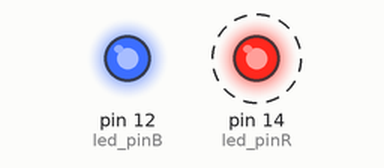
Simulated run of this sketch. Board: Arduino Uno, built with avr-gcc and run on an emulated ATmega328P. Parts: output pins drawn as LEDs (lit = HIGH). Dashed ring = blinking.

Above: at 0.17 s.
At 2.45 s:
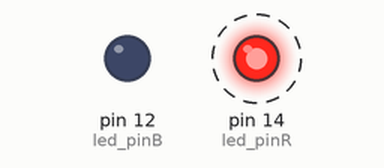
Timing chart, 0 to 3.0 s (numbered marks = the images above):
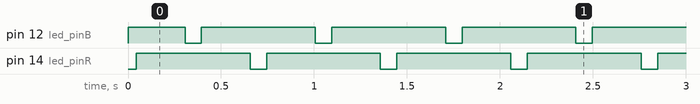

Measured:
- by itself, pin 12 (led_pinB): repeats every 0.70 s: LOW 0.09 s, HIGH 0.61 s
- by itself, pin 14 (led_pinR): alternates HIGH for 0.61 s and LOW for 0.09 s
- by itself, everything shown: repeats every 0.70 s, in 4 steps

The sketch:

pwm_dimming.ino
```cpp
int led_pinR = 14;
int led_pinB = 12;
void setup() {
  //Declaring LED pin as output
  pinMode(led_pinR, OUTPUT);
  pinMode(led_pinB, OUTPUT);
  Serial.begin(9600);
}

void loop() {
  //analogWrite(led_pinR, 1023); //leds constant op vol vermogen
  //analogWrite(led_pinB, 1023);

   for(int i=0; i<=1023; i=i+3) {
    analogWrite(led_pinR, i);  // fade in first LED
    analogWrite(led_pinB, 1023-i); // fade out second LED
    delay(1);
  }
  for(int i=1023; i>=0; i=i-3) {
    analogWrite(led_pinR, i);  // fade out first LED
    analogWrite(led_pinB, 1023-i); // fade in second LED
    delay(1);
  }
}
```
